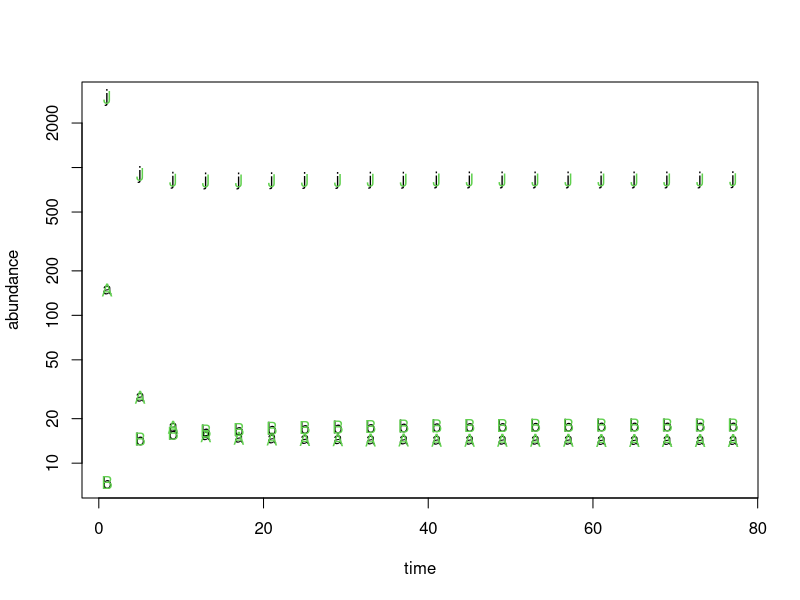
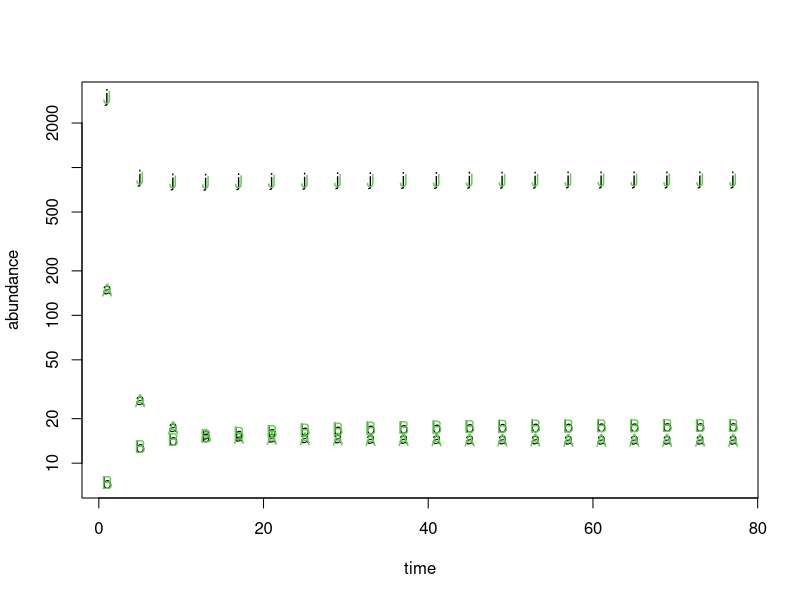
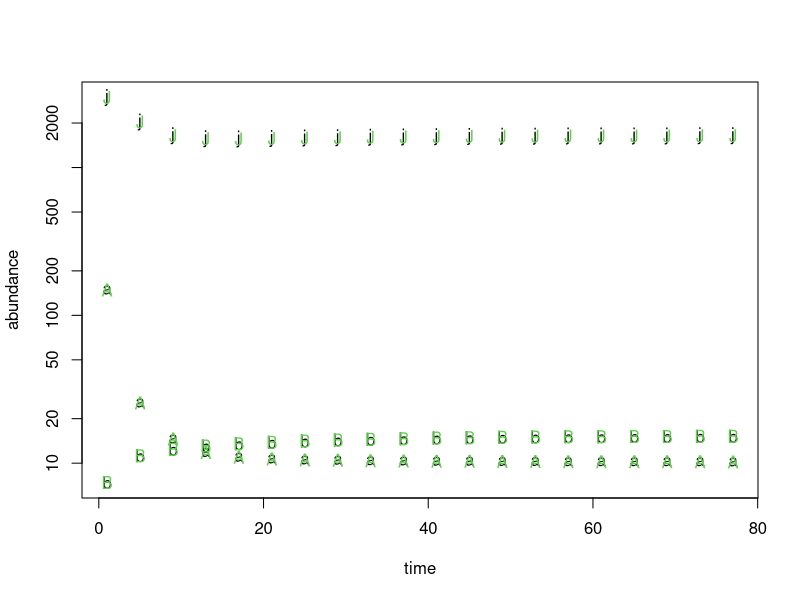
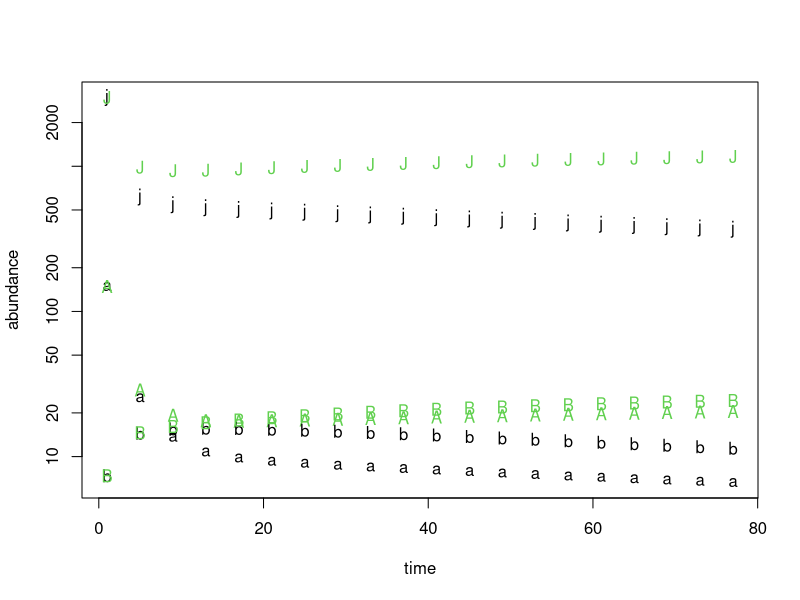
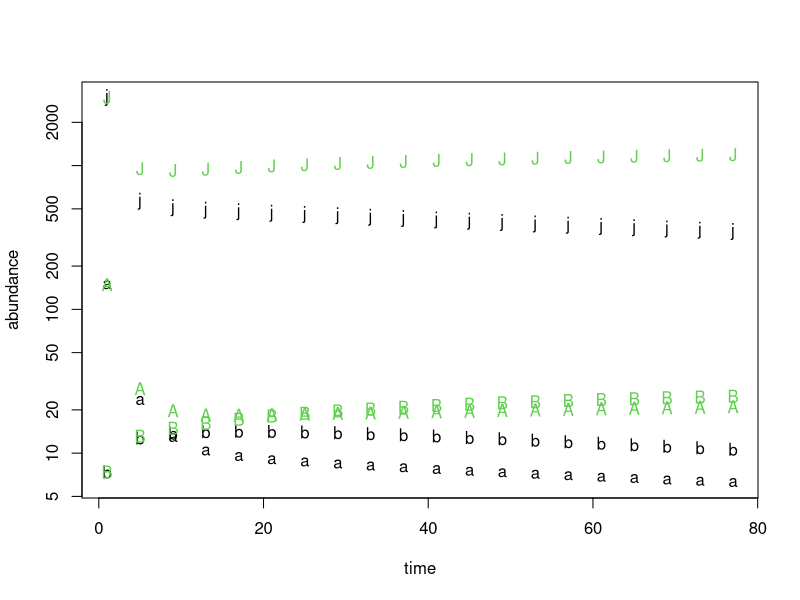
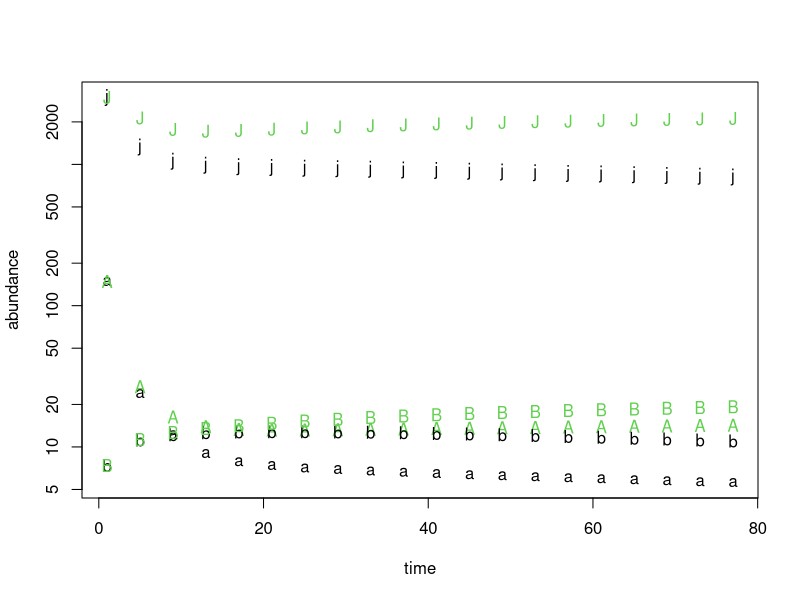
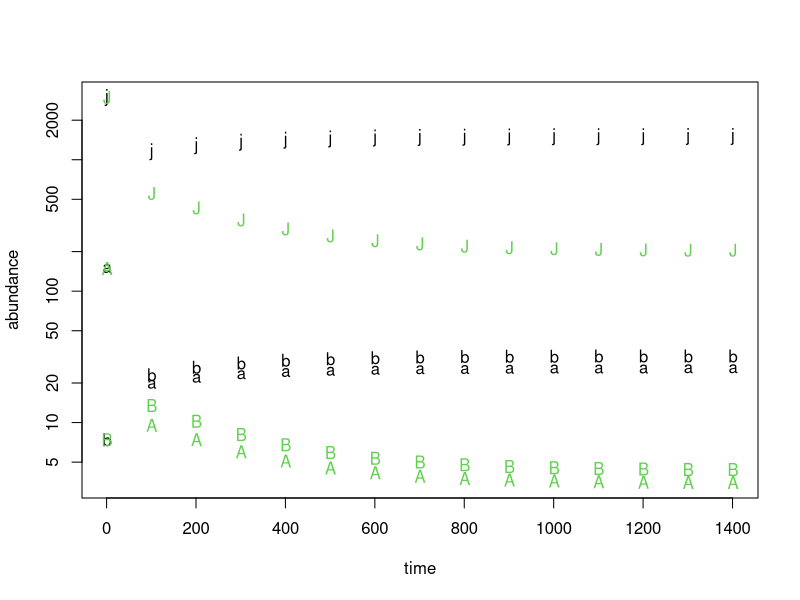
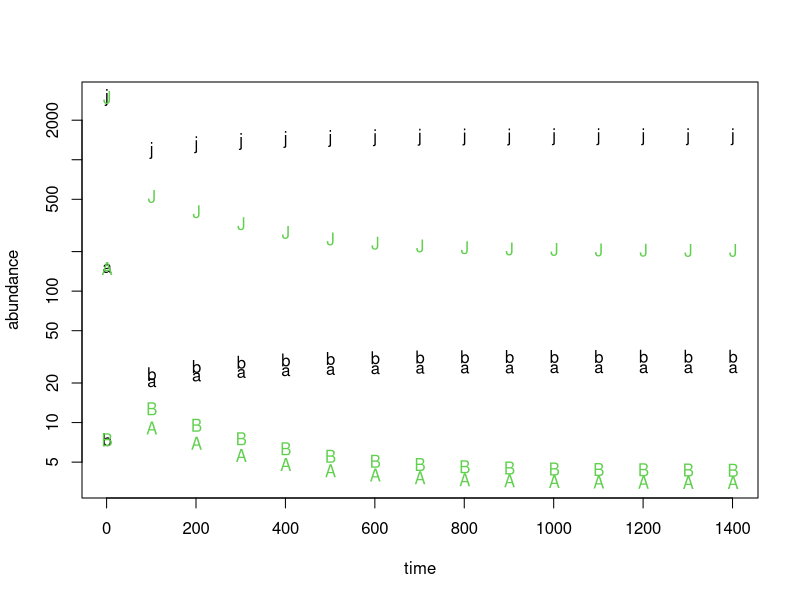

R code for these plots, in order:
######################################################################################
# JAB model simulations                       ---------------------------------------
######################################################################################


# Library -----------------------------------------------------------------
library(deSolve)


# Different versions of the JAB model wrapped into functions ----------------------------------
## Here, we show three versions of the JAB model
## 1) the originally proposed iterateJAB()
## 2) an altered JAB model based on the reviewer's suggestions iterateJAB2()
## 3) for comparison an ODE version, calculateOdeJAB(), which can be numerically integrated with deSolve


## 1) Originally proposed JAB model
iterateJAB <- function(time, ## vector of times
                       state_0, ## vector of initial species states.
                       par){
  
  b <- par$b
  c_a <- par$c_a
  c_b <- par$c_b
  c_j <- par$c_j
  g <- par$g
  h <- par$h
  l <- par$l
  r <- par$r
  s <- par$s
  
  ba_a_avg <- 0.5
  ba_a_upper <- 0.7
  
  ## Set the count variables
  n <- length(r) # no. of species
  
  times_intern <- 1:max(time)
  n_times <- length(times_intern)
  
  # Prepare a state matrix
  whichstage <- rep(1:3, each = n)
  State <- matrix(rep(state_0, times = n_times), nrow = n_times, byrow = T)
  
  ## Here comes the model.
  for (t in 2:n_times) {
    
    ## States at t-1
    J <- State[t-1, whichstage == 1]
    A <- State[t-1, whichstage == 2]
    B <- State[t-1, whichstage == 3]
    
    ## The total basal area of big trees
    BA <- A * ba_a_avg + B
    BA_sum <- sum(BA)
    
    J_t <- (r*BA + l + J - g*J) / (1 + c_j*sum(J) + s*BA_sum) # count of juveniles J
    A_t <-  (g*J + A - h*A) / (1 + c_a*BA_sum) # count of small adults
    A_ba <- A * h * ba_a_upper # Basal area of small adults A. Conversion by multiplication with basal area of State exit (based on upper dhh boundary of the class)
    B_t <- (1+b)*(A_ba + B) / (1 + c_b*BA_sum)  # basal area of big adults B
    
    State[t, ] <- c(J_t, A_t, B_t)
  }
  
  whichtimes <- match(time, times_intern)
  State <- State[whichtimes,]
  State <- cbind(time = whichtimes, State)

  return(State)
}


## 2) Altered JAB model with limitation only acting on the state
iterateJAB2 <- function(time, ## vector of times
                        state_0, ## vector of initial species states.
                        par){
  
  b <- par$b
  c_a <- par$c_a
  c_b <- par$c_b
  c_j <- par$c_j
  g <- par$g
  h <- par$h
  l <- par$l
  r <- par$r
  s <- par$s
  
  ba_a_avg <- 0.5
  ba_a_upper <- 0.7
  
  ## Set the count variables
  n <- length(r) # no. of species
  
  times_intern <- 1:max(time)
  n_times <- length(times_intern)
  
  # Prepare a state matrix
  whichstage <- rep(1:3, each = n)
  State <- matrix(rep(state_0, times = n_times), nrow = n_times, byrow = T)
  
  ## Here comes the model.
  for (t in 2:n_times) {
    
    ## States at t-1
    J <- State[t-1, whichstage == 1]
    A <- State[t-1, whichstage == 2]
    B <- State[t-1, whichstage == 3]
    
    ## The total basal area of big trees
    BA <- A * ba_a_avg + B
    BA_sum <- sum(BA)
    
    lim_J <- (1 + c_j*sum(J) + s*BA_sum)
    J_t <- l + r*BA + (J - g*J)/lim_J
    
    lim_A <- (1 + c_a*BA_sum)
    A_t <-  g*J/lim_J + (A - h*A)/lim_A
    
    A_ba <- ba_a_upper * (A * h)/lim_A
    B_t <- A_ba + (1+b)*B/(1 + c_b*BA_sum)
    
    State[t, ] <- c(J_t, A_t, B_t)
  }
  
  whichtimes <- match(time, times_intern)
  State <- State[whichtimes,]
  State <- cbind(time = whichtimes, State)
  
  return(State)
}


## 3. ODE version of the JAB model for comparison
calculateOdeJAB <- function(time,
                             state, # vector of species states.
                             par){
  
  b <- par$b
  c_a <- par$c_a
  c_b <- par$c_b
  c_j <- par$c_j
  g <- par$g
  h <- par$h
  l <- par$l
  r <- par$r
  s <- par$s
  
  ba_a_avg <- 0.5 ## constants for basal area conversion
  ba_a_upper <- 0.7

  J <- state[1:2]
  A <- state[3:4]
  B <- state[5:6]
  BA <- (A * ba_a_avg) + B
  BA_sum <- sum(BA)

  dJ <- l + r * BA - (c_j*sum(J) + s*BA_sum + g)*J
  dA <- g * J - (c_a*BA_sum + h)*A
  dB <- A * h * ba_a_upper + B*b - (c_b*BA_sum)*B
  
  return(list(c(dJ, dA, dB)))
}


# Set up simulation -------------------------------------------------------------------
set.seed(1)
time <- seq(1, 80, 4)

## Equal parameters among species, loosely based on the estimates
par <- list(b = c(-4, -4),
            c_a = c(-5, -5),
            c_b = c(-7, -7),
            c_j = c(-7, -7),
            g = c(-5, -5),
            h = c(-3, -3),
            l = c(5, 5),
            r = c(4, 4),
            s = c(-5, -5))

## Equal states, loosely based on initial states in the data (change sd in rnorm for some randomness)
state_0 <- exp(rnorm(6, rep(c(8, 5, 2), each = 2), 0)) # state_0 <- rep(c(4100, 236, 15), each = 2)

## Wrapper for  plotting trajectories given a Matrix with observations as rows and columns 1: time, 2: j, 3: J, 4: a, 5: A, etc.
wrapMatplot <- function(Mat) {
  matplot(Mat[, 1], Mat[, -1],
          type = "p", pch = c("j", "J", "a", "A", "b", "B"), col = rep(c(1, 3), 3),
          xlab = "time", ylab = "abundance",
          log = "y")
}




# Simulations ------------------------------------------------------

## Equal states and equal parameters between species --------------

Sim_JAB <- iterateJAB(time, state_0, lapply(par, exp))
wrapMatplot(Sim_JAB)
## Here, letter case and color indicate species, while J, A, B indicate stage

## The ODE version has very similar dynamics
Sim_JAB_ode <- deSolve::ode(state_0, time, calculateOdeJAB, lapply(par, exp))
wrapMatplot(Sim_JAB_ode) 

## We propose JAB2 which addresses the reviewer's suggestions
## - better parameter interpretability through limitation acting only between steps
Sim_JAB2 <- iterateJAB2(time, state_0, lapply(par, exp))
wrapMatplot(Sim_JAB2)


## Different recruitment rates clearly alter equilibria -------------------------
## regardless of model version

par_r <- within(par, { r <- c(3.5, 4)}) ## change only r within par

Sim_JAB_r <- iterateJAB(time, state_0, lapply(par_r, exp))
wrapMatplot(Sim_JAB_r)

Sim_odeJAB_r <- deSolve::ode(state_0, time, calculateOdeJAB, lapply(par_r, exp))
wrapMatplot(Sim_odeJAB_r)

Sim_JAB2_r <- iterateJAB2(time, state_0, lapply(par_r, exp))
wrapMatplot(Sim_JAB2_r)


par_l <- within(par, { l <- c(6, 4)}) ## change l; Note that l is acting only linearly, therefore larger assumed differences for faster equilibria

Sim_JAB_l <- iterateJAB(seq(1, 1500, 100), state_0, lapply(par_l, exp))
wrapMatplot(Sim_JAB_l)

Sim_odeJAB_l <- deSolve::ode(state_0, seq(1, 1500, 100), calculateOdeJAB, lapply(par_l, exp))
wrapMatplot(Sim_odeJAB_l)

Sim_JAB2_l <- iterateJAB2(seq(1, 1500, 100), state_0, lapply(par_l, exp))
wrapMatplot(Sim_JAB2_l)
